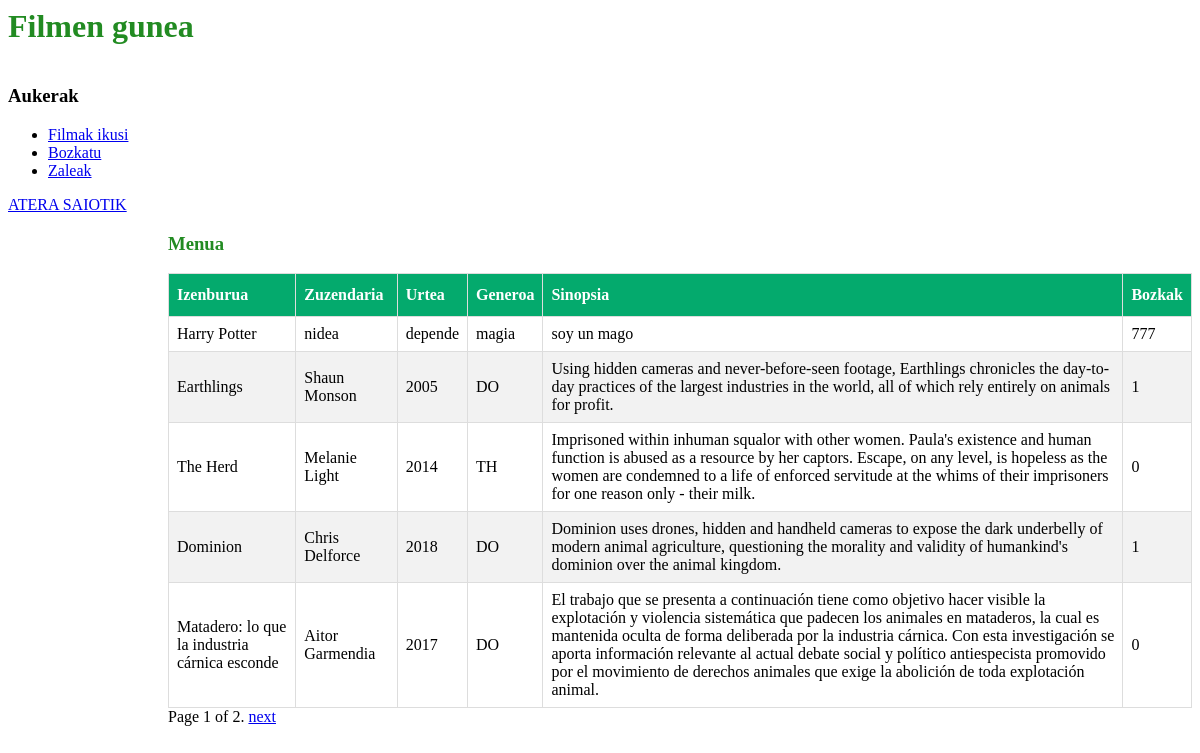
The app's page /filmak/ (signed in), older data.
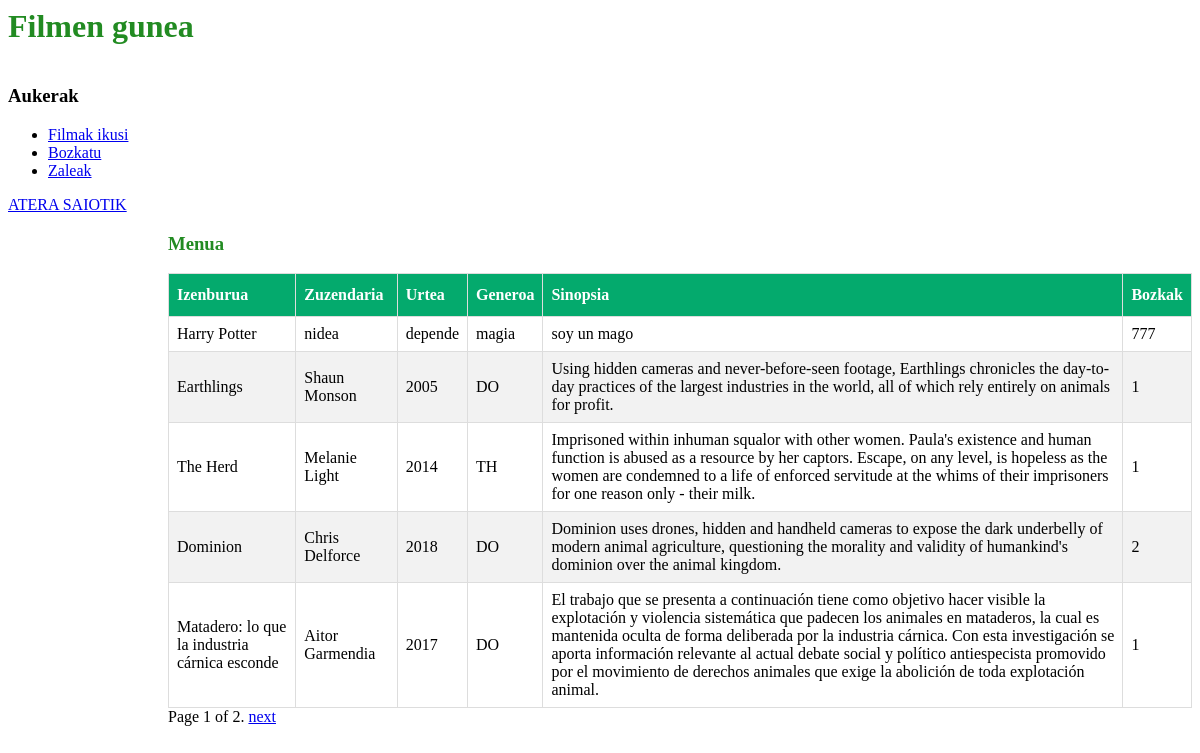
The same page, newer data.
### FilmenGunea/models.py (models this page shows, shortened)
class Filma(models.Model):
	izenburua = models.CharField(max_length=100)
	zuzendaria = models.CharField(max_length=60)
	urtea = models.IntegerField()
	generoa = models.CharField(max_length=2)
	sinopsia = models.CharField(max_length=700)
	bozkak = models.IntegerField()

### FilmenGunea/views.py (the view)
# urls.py: path('filmak/', views.filmak, name='filmak'),
@login_required(login_url='../')
def filmak(request):
    film_list = Filma.objects.all()
    paginator = Paginator(film_list, 5)
    page = request.GET.get('page')
    try:
        filmak = paginator.page(page)
    except PageNotAnInteger:
        filmak = paginator.page(1)
    except EmptyPage:
        filmak = paginator.page(paginator.num_pages)
    return render(request, 'FilmenGunea/filmak.html', {"filmak": filmak})

### FilmenGunea/templates/FilmenGunea/filmak.html (shortened to what this page needs)
<head>
</head>
{% extends 'FilmenGunea/menua.html' %}
{% block content %}
    <h3>Menua</h3>
    <table id="film_taula">
        <thead>
            <tr>
                <th>Izenburua</th>
                <th>Zuzendaria</th>
                <th>Urtea</th>
                <th>Generoa</th>
                <th>Sinopsia</th>
                <th>Bozkak</th>
            </tr>
        </thead>
    <tbody>
        {% for film in filmak %}
        <tr>
            <td>{{ film.izenburua }}</td>
            <td>{{ film.zuzendaria }}</td>
            <td>{{ film.urtea }}</td>
            <td>{{ film.generoa }}</td>
            <td>{{ film.sinopsia }}</td>
            <td>{{ film.bozkak }}</td>
        </tr>
        {% endfor %}
    </tbody>
    </table>
    <div class="pagination">
        <span class="step-links">
            <span class="current">
                Page {{ filmak.number }} of {{ filmak.paginator.num_pages }}.
            </span>
            {% if filmak.has_next %}
            <a href="?page={{ filmak.next_page_number }}">next</a>
            {% endif %}
        </span>
    </div>
{% endblock %}

### FilmenGunea/templates/FilmenGunea/menua.html (shortened to what this page needs)
<!DOCTYPE html>
<html lang="en">
<head>
</head>
<body>
    <h1 id="title" class="title">Filmen gunea</h1>
    <div id="sidebar">
        <h3>Aukerak</h3>
            {% block estekak %}
            <ul>
                <li><a href="../filmak/">Filmak ikusi</a></li>
                <li><a href="../bozkatu/">Bozkatu</a></li>
                <li><a href="../zaleak/">Zaleak</a></li>
            </ul>
            <a href="../logout/">ATERA SAIOTIK</a>
            {% endblock %}
    </div>
    <div id="edukia">
        {% block content %}
        {% endblock %}
    </div>
</body>
</html>

### FilmenGunea/templates/FilmenGunea/filmak.html (style rules this page uses)
#film_taula { border-collapse: collapse; }
#film_taula td, #film_taula th { border: 1px solid #ddd; padding: 8px; }
#film_taula tr:nth-child(even) { background-color: #f2f2f2; }
#film_taula th { padding-top: 12px; padding-bottom: 12px; text-align: left; background-color: #04AA6D; color: white; }

### FilmenGunea/templates/FilmenGunea/menua.html (style rules this page uses)
.title { color: forestgreen; }
#sidebar, #edukia { display: inline-block; }
#edukia { margin-left: 10em; }
#edukia h3 { color: forestgreen; }

Row changes from the older to the newer data that the page shows:
changed Filma "The Herd": bozkak "0" → "1"
changed Filma "Dominion": bozkak "1" → "2"
changed Filma "Matadero: lo que la industria cárnica esconde": bozkak "0" → "1"
